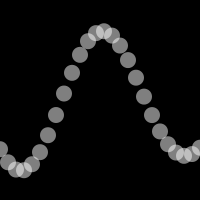
Frame 1 (no input)
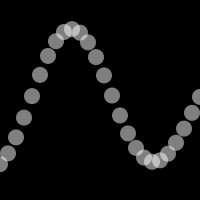
Frame 60 (the mouse pressed at the canvas centre just before this capture)
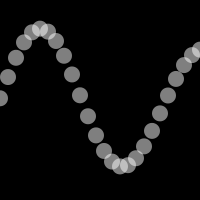
Frame 120 (the mouse held since frame 60 and released just before this capture)

The Processing sketch that drew these frames (run headless with seeded random() and noise(); from frame 60 on, the mouse is pressed at the canvas centre):

// Processing sketch: AdditiveWave
// ── AdditiveWave.pde
/**
 * Additive Wave
 * by Daniel Shiffman. 
 * 
 * Create a more complex wave by adding two waves together. 
 */
 
int xspacing = 8;   // How far apart should each horizontal location be spaced
int w;              // Width of entire wave
int maxwaves = 4;   // total # of waves to add together

float theta = 0.0;
float[] amplitude = new float[maxwaves];   // Height of wave
float[] dx = new float[maxwaves];          // Value for incrementing X, to be calculated as a function of period and xspacing
float[] yvalues;                           // Using an array to store height values for the wave (not entirely necessary)

void setup() {
  size(200, 200);
  frameRate(30);
  colorMode(RGB, 255, 255, 255, 100);
  smooth();
  w = width + 16;

  for (int i = 0; i < maxwaves; i++) {
    amplitude[i] = random(10,30);
    float period = random(100,300); // How many pixels before the wave repeats
    dx[i] = (TWO_PI / period) * xspacing;
  }

  yvalues = new float[w/xspacing];
}

void draw() {
  background(0);
  calcWave();
  renderWave();
}

void calcWave() {
  // Increment theta (try different values for 'angular velocity' here
  theta += 0.02;

  // Set all height values to zero
  for (int i = 0; i < yvalues.length; i++) {
    yvalues[i] = 0;
  }
 
  // Accumulate wave height values
  for (int j = 0; j < maxwaves; j++) {
    float x = theta;
    for (int i = 0; i < yvalues.length; i++) {
      // Every other wave is cosine instead of sine
      if (j % 2 == 0)  yvalues[i] += sin(x)*amplitude[j];
      else yvalues[i] += cos(x)*amplitude[j];
      x+=dx[j];
    }
  }
}

void renderWave() {
  // A simple way to draw the wave with an ellipse at each location
  noStroke();
  fill(255,50);
  ellipseMode(CENTER);
  for (int x = 0; x < yvalues.length; x++) {
    ellipse(x*xspacing,width/2+yvalues[x],16,16);
  }
}
